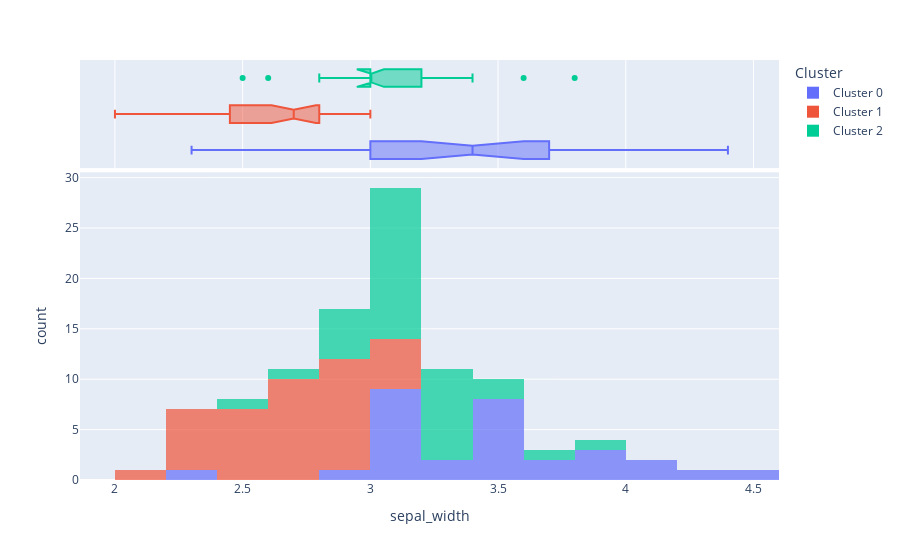

Source (notebook cell):
### Code cell
# plots
clustering.plot_model(
    model=clustering_model,
    plot='distribution',
    feature='sepal_width'
)

### Figure 1 — Plotly figure (JSON) as saved in the notebook; plotly's stock layout.template omitted (floating-point values rounded to 4 significant figures; data arrays with more than 128 entries replaced by an {"elided": "..."} marker saying what was removed)
{"data": [{"alignmentgroup": "True", "bingroup": "x", "hovertemplate": "Cluster=Cluster 0<br>sepal_width=%{x}<br>count=%{y}<extra></extra>", "legendgroup": "Cluster 0", "marker": {"color": "#636efa", "opacity": 0.7}, "name": "Cluster 0", "offsetgroup": "Cluster 0", "orientation": "v", "showlegend": true, "type": "histogram", "x": [3.8, 3.6, 3.1, 3.2, 3, 4.2, 3.4, 3.4, 3.1, 3.4, 3, 3.4, 2.3, 3.8, 3, 3.1, 3, 3.5, 3.4, 3, 3.5, 2.9, 3.2, 3.7, 3, 4.4, 3.4, 3.9, 4.1, 4], "xaxis": "x", "yaxis": "y"}, {"alignmentgroup": "True", "customdata": {"elided": "30x6 mixed values"}, "hovertemplate": "Cluster=%{customdata[5]}<br>sepal_width=%{customdata[1]}<br>sepal_length=%{customdata[0]}<br>petal_length=%{customdata[2]}<br>petal_width=%{customdata[3]}<br>species=%{customdata[4]}<extra></extra>", "legendgroup": "Cluster 0", "marker": {"color": "#636efa"}, "name": "Cluster 0", "notched": true, "offsetgroup": "Cluster 0", "showlegend": false, "type": "box", "x": [3.8, 3.6, 3.1, 3.2, 3, 4.2, 3.4, 3.4, 3.1, 3.4, 3, 3.4, 2.3, 3.8, 3, 3.1, 3, 3.5, 3.4, 3, 3.5, 2.9, 3.2, 3.7, 3, 4.4, 3.4, 3.9, 4.1, 4], "xaxis": "x2", "yaxis": "y2"}, {"alignmentgroup": "True", "bingroup": "x", "hovertemplate": "Cluster=Cluster 1<br>sepal_width=%{x}<br>count=%{y}<extra></extra>", "legendgroup": "Cluster 1", "marker": {"color": "#EF553B", "opacity": 0.7}, "name": "Cluster 1", "offsetgroup": "Cluster 1", "orientation": "v", "showlegend": true, "type": "histogram", "x": [2.8, 2.2, 2.7, 2.4, 3, 2.6, 2.7, 2.9, 2.8, 2.7, 2.7, 3, 2.6, 2.8, 2.7, 3, 2.9, 2.3, 2.6, 2.2, 3, 2.5, 2.3, 3, 2, 2.5, 2.4, 2.9, 2.7, 2.8, 2.5, 2.5, 2.8, 2.2, 2.4, 2.3, 2.9, 2.8, 2.7, 2.8], "xaxis": "x", "yaxis": "y"}, {"alignmentgroup": "True", "customdata": {"elided": "40x6 mixed values"}, "hovertemplate": "Cluster=%{customdata[5]}<br>sepal_width=%{customdata[1]}<br>sepal_length=%{customdata[0]}<br>petal_length=%{customdata[2]}<br>petal_width=%{customdata[3]}<br>species=%{customdata[4]}<extra></extra>", "legendgroup": "Cluster 1", "marker": {"color": "#EF553B"}, "name": "Cluster 1", "notched": true, "offsetgroup": "Cluster 1", "showlegend": false, "type": "box", "x": [2.8, 2.2, 2.7, 2.4, 3, 2.6, 2.7, 2.9, 2.8, 2.7, 2.7, 3, 2.6, 2.8, 2.7, 3, 2.9, 2.3, 2.6, 2.2, 3, 2.5, 2.3, 3, 2, 2.5, 2.4, 2.9, 2.7, 2.8, 2.5, 2.5, 2.8, 2.2, 2.4, 2.3, 2.9, 2.8, 2.7, 2.8], "xaxis": "x2", "yaxis": "y2"}, {"alignmentgroup": "True", "bingroup": "x", "hovertemplate": "Cluster=Cluster 2<br>sepal_width=%{x}<br>count=%{y}<extra></extra>", "legendgroup": "Cluster 2", "marker": {"color": "#00cc96", "opacity": 0.7}, "name": "Cluster 2", "offsetgroup": "Cluster 2", "orientation": "v", "showlegend": true, "type": "histogram", "x": [2.5, 3.2, 3, 3.2, 2.9, 3.3, 3.2, 2.8, 3, 3.1, 3.2, 3.2, 3.8, 3.3, 3.4, 3.1, 3.6, 2.6, 3.1, 3, 2.9, 3, 3, 3.2, 3, 2.8, 3, 3, 3, 3, 3.4, 3.2, 3.1, 2.8, 3], "xaxis": "x", "yaxis": "y"}, {"alignmentgroup": "True", "customdata": {"elided": "35x6 mixed values"}, "hovertemplate": "Cluster=%{customdata[5]}<br>sepal_width=%{customdata[1]}<br>sepal_length=%{customdata[0]}<br>petal_length=%{customdata[2]}<br>petal_width=%{customdata[3]}<br>species=%{customdata[4]}<extra></extra>", "legendgroup": "Cluster 2", "marker": {"color": "#00cc96"}, "name": "Cluster 2", "notched": true, "offsetgroup": "Cluster 2", "showlegend": false, "type": "box", "x": [2.5, 3.2, 3, 3.2, 2.9, 3.3, 3.2, 2.8, 3, 3.1, 3.2, 3.2, 3.8, 3.3, 3.4, 3.1, 3.6, 2.6, 3.1, 3, 2.9, 3, 3, 3.2, 3, 2.8, 3, 3, 3, 3, 3.4, 3.2, 3.1, 2.8, 3], "xaxis": "x2", "yaxis": "y2"}], "layout": {"barmode": "relative", "legend": {"title": {"text": "Cluster"}, "tracegroupgap": 0}, "margin": {"t": 60}, "xaxis": {"anchor": "y", "domain": [0, 1], "title": {"text": "sepal_width"}}, "xaxis2": {"anchor": "y2", "domain": [0, 1], "matches": "x", "showgrid": true, "showticklabels": false}, "yaxis": {"anchor": "x", "domain": [0, 0.7326], "title": {"text": "count"}}, "yaxis2": {"anchor": "x2", "domain": [0.7426, 1], "matches": "y2", "showgrid": false, "showline": false, "showticklabels": false, "ticks": ""}}}
